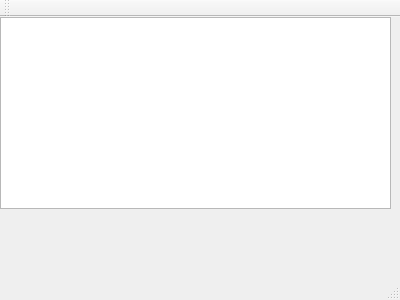
<?xml version="1.0" encoding="UTF-8"?>
<ui version="4.0">
 <class>MainWindow</class>
 <widget class="QMainWindow" name="MainWindow">
  <property name="geometry">
   <rect>
    <x>0</x>
    <y>0</y>
    <width>400</width>
    <height>300</height>
   </rect>
  </property>
  <property name="windowTitle">
   <string>MainWindow</string>
  </property>
  <widget class="QWidget" name="centralWidget">
   <widget class="QGraphicsView" name="graphicsView">
    <property name="geometry">
     <rect>
      <x>0</x>
      <y>0</y>
      <width>391</width>
      <height>192</height>
     </rect>
    </property>
   </widget>
  </widget>
  <widget class="QMenuBar" name="menuBar">
   <property name="geometry">
    <rect>
     <x>0</x>
     <y>0</y>
     <width>400</width>
     <height>17</height>
    </rect>
   </property>
  </widget>
  <widget class="QToolBar" name="mainToolBar">
   <attribute name="toolBarArea">
    <enum>TopToolBarArea</enum>
   </attribute>
   <attribute name="toolBarBreak">
    <bool>false</bool>
   </attribute>
  </widget>
  <widget class="QStatusBar" name="statusBar"/>
 </widget>
 <layoutdefault spacing="6" margin="11"/>
 <resources/>
 <connections/>
</ui>
